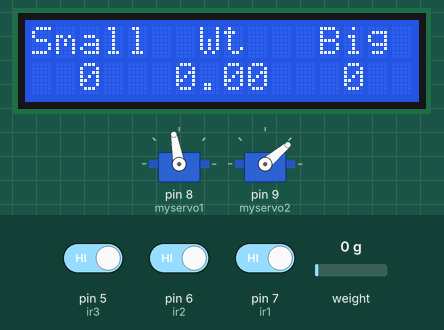
This sketch was run on a simulated Arduino Uno, built with avr-gcc and run on an emulated ATmega328P. On the bench: 16×2 character LCD, 2 × servo. The test bench sets the inputs (shaded band); at power-on: weight on the scale 0 g, pin 6 (ir2) HIGH, pin 7 (ir1) HIGH, pin 5 (ir3) HIGH. What the sketch prints to the serial monitor is not drawn.

Above: at 4.2 s.
4.3 s: weight on the scale set to 93 g
At 5.5 s:
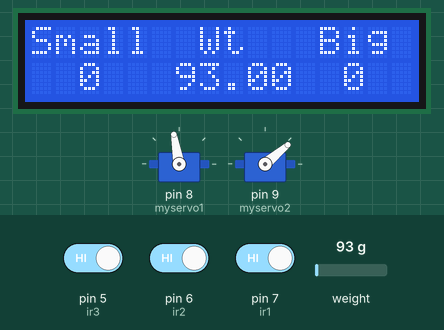
5.8 s: weight on the scale set to 112 g
At 6.6 s:
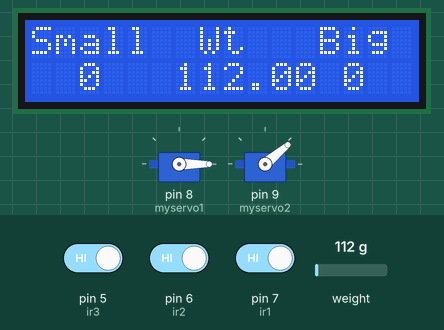
8.8 s: pin 6 (ir2) driven LOW
At 11.5 s:
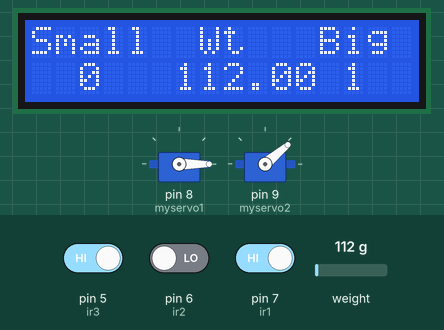
11.8 s: pin 7 (ir1) driven LOW
At 14.0 s:
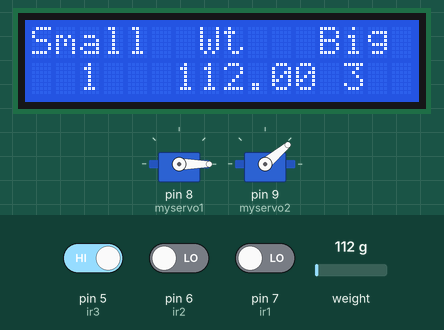
14.8 s: weight on the scale set to 100 g
At 15.31 s:
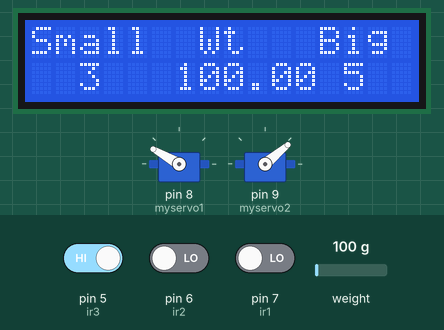
16.7 s: pin 7 (ir1) driven HIGH
At 16.82 s:
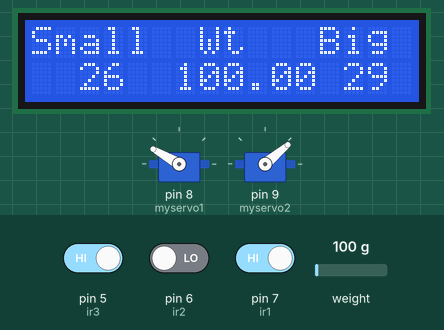
Timing chart, 0 to 19.3 s (numbered marks = the images above; inputs shaded):
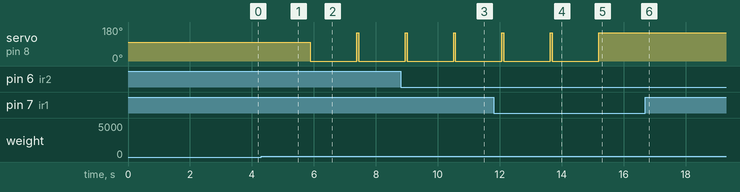

The sketch:

sketch_oct04a.ino
```cpp
#include <HX711_ADC.h> // [https://github.com/olkal/HX711_ADC](https://github.com/olkal/HX711_ADC)
#include <Wire.h>
#include <LiquidCrystal_I2C.h>
#include <Servo.h>

#define ir1 7
#define ir2 6
#define ir3 5

int smallfruit = 0;
int bigfruit = 0;
int readir1;
int readir2;
int readir3;
float i;
LiquidCrystal_I2C lcd(0x27,16,2);  //Change the HEX address

HX711_ADC LoadCell(3, 2);

Servo myservo1;
Servo myservo2;

void setup() {
  Serial.begin(115200);
  // put your setup code here, to run once:
Wire.begin();
lcd.init();
lcd.backlight();
LoadCell.begin(); // start connection to HX711
LoadCell.start(1000); // load cells gets 1000ms of time to stabilize
LoadCell.setCalFactor(500);
myservo1.attach(8);
myservo2.attach(9);
myservo1.write(100);
myservo2.write(40);
pinMode(ir1 , INPUT);
pinMode(ir2 , INPUT);
pinMode(ir3 , INPUT);
lcd.setCursor (0,0);
lcd.print("     Fruit      ");
lcd.setCursor (0,1);
lcd.print("    Sorting    ");
delay(1500);
lcd.clear();
lcd.setCursor (0,0);
lcd.print("Small");
lcd.setCursor (12,0);
lcd.print("Big");
lcd.setCursor (7,0);
lcd.print("Wt");
}

void loop() {
  // put your main code here, to run repeatedly:
LoadCell.update(); // retrieves data from the load cell
i = LoadCell.getData();
lcd.setCursor (2,1);
lcd.print(smallfruit);
lcd.setCursor (13,1);
lcd.print(bigfruit);
lcd.setCursor (6,1);
lcd.print(i);
 readir1 = digitalRead(ir1);
 readir2 = digitalRead(ir2);
 readir3 = digitalRead(ir3);
Serial.print(i);
if(readir3 == 0)
{
for(int a =0; a<10;a++)
{
  LoadCell.update(); // retrieves data from the load cell
i = LoadCell.getData();
delay(150);
}
}
//Serial.print(readir2);
 if(i > 100)
{
  myservo1.write(0);
  delay(1500);
  myservo1.write(150);
}
 if(i < 50 && i > 40)
  {
  myservo2.write(170);
  delay(1500);
  myservo2.write(40);
  }
if(readir1 == 0)
{
    Serial.print("Small ");
    Serial.println(smallfruit);
    Serial.print(" ");
    smallfruit = smallfruit + 1;
}
 if (readir2 == 0)
{
  bigfruit = bigfruit + 1;
  Serial.print("big ");
  Serial.println(bigfruit);
  Serial.print(" ");
}
delay(50);

}
```

Measured:
- the behaviour switches between 100 and 101 g on weight on the scale (found by bisection; images 1 and 2)
- after the input at 4.3 s, the display: changes at once (image 1)
- after the input at 5.8 s, servo on pin 8 (myservo1): 100° → 0° after 0.08 s, → 150° 1.5 s later, → 0° 0.06 s later; the display: changes after 0.08 s (image 2)
- after the input at 8.8 s, the display: changes after 1.8 s (image 3)
- after the input at 14.8 s, servo on pin 8 (myservo1): goes on until 15.2 s, then stays 150°; the display: first changes after 0.45 s (image 5 shows a later state)
